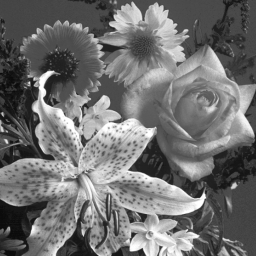
#> input picture flower.png, 256 x 256 px
$ python testbench.py
#> lines starting #> are read from the running program, lines starting #| are printed output that depends on the picture
### wm_space.py
import numpy as numpy
import numpy.random
import scipy as scipy

import cv2 as cv2

SINGLE_WINDOW=0 #block size: 16*16
DOUBLE_WINDOW=1 #block size: 32*32


def generate_watermark(image_in_all_the_people,const):
 b=numpy.random.randint(3,size=(numpy.shape(image_in_all_the_people)));
 b=numpy.multiply(b,(b!=2))-(b==2)
 #2 counts as -1
 b=b*const
 #rearanging the blocks of the watermark
 return b

def scramble_blocks(mat_in,block_height,block_width, key):
 dim=numpy.shape(mat_in)
 #print(dim)
 blocks_vert=scipy.uint8((dim[0])/block_height) #number of rows of blocks
 blocks_hor=scipy.uint8((dim[1])/block_width) #number of columns of blocks
 #key is divided in two parts.
 #the most significant digits determine th shift in the rows, and the least significant digits determine shift in rows
 key_sr=scipy.floor(key/10000) #rows shifted_by key_sr
 key_sc=key-(key_sr*10000)
 matrix_of_matrices=numpy.zeros((blocks_vert,blocks_hor,block_height,block_width))
 matrix_of_matrices2=numpy.zeros((blocks_vert,blocks_hor,block_height,block_width))
 matrix_buf=numpy.zeros(dim)
 matrix_out=numpy.zeros(dim)
 for i in range (blocks_vert):
  for j in range (blocks_hor):
   matrix_of_matrices[int((i+j*key_sc)%blocks_vert),int((j+key_sr)%blocks_hor),:,:]=mat_in[i*block_height:int((i+1)*block_height),j*block_width:int((j+1)*block_width)]
 for i in range (blocks_vert):
  for j in range (blocks_hor):
   matrix_buf[i*block_height:(i+1)*block_height, j*block_width:(j+1)*block_width]=matrix_of_matrices[i,j,:,:]
 for j in range (blocks_hor):
  for i in range (blocks_vert):
   matrix_of_matrices2[int((i+key_sc)%blocks_vert),int((j+i*key_sr+7)%blocks_hor),:,:]=matrix_buf[i*block_height:int((i+1)*block_height),j*block_width:int((j+1)*block_width)]
 for i in range (blocks_vert):
  for j in range (blocks_hor):
   matrix_out[i*block_height:(i+1)*block_height, j*block_width:(j+1)*block_width]=matrix_of_matrices2[i,j,:,:]
 return matrix_out


def add_wm_space(image_in_all_the_people,watermark,watermark_key,window_size): #adds_watermark in the space domain
 #rearanging the blocks of the watermark
 wm=watermark
 dim=numpy.shape(image_in_all_the_people)
 if(dim==numpy.shape(watermark)):
  added_wm=numpy.zeros(dim)
  if window_size==1:
   if (((dim[0]%32)!=0)and((dim[1]%32)!=0)):
    added_wm[0:(dim[0]-(dim[0]%32)),0:(dim[1]-(dim[1]%32))]=scramble_blocks(wm[0:(dim[0]-(dim[0]%32)),0:(dim[1]-(dim[1]%32))],32,32,watermark_key)
   elif((dim[0]%32!=0)):
    added_wm[0:(dim[0]-(dim[0]%32)),:]=scramble_blocks(wm[0:(dim[0]-(dim[0]%32)),:],32,32,watermark_key)
   elif((dim[1]%32!=0)):
    added_wm[:,0:(dim[1]-(dim[1]%32))]=scramble_blocks(wm[:,0:(dim[1]-(dim[1]%32))],32,32,watermark_key)
   else:
    added_wm=scramble_blocks(wm,32,32,watermark_key)

  else:
   if (((dim[0]%16)!=0)and((dim[1]%16)!=0)):
    added_wm[0:(dim[0]-(dim[0]%16)),0:(dim[1]-(dim[1]%16))]=scramble_blocks(wm[0:(dim[0]-(dim[0]%16)),0:(dim[1]-(dim[1]%16))],16,16,watermark_key)
   elif((dim[0]%16!=0)):
    added_wm[0:(dim[0]-(dim[0]%16)),:]=scramble_blocks(wm[0:(dim[0]-(dim[0]%16)),:],16,16,watermark_key)
   elif((dim[1]%16!=0)):
    added_wm[:,0:(dim[1]-(dim[1]%16))]=scramble_blocks(wm[:,0:(dim[1]-(dim[1]%16))],16,16,watermark_key)
   else:
    added_wm=scramble_blocks(wm,16,16,watermark_key)
  watermarked_image=image_in_all_the_people+added_wm
  return watermarked_image
 else:
  print("watermark and image dimentions must match")
  return image_in_all_the_people

# [70 lines left out: function check_watermark, not called in this run]

### testbench.py
import numpy
import scipy
import cv2
import wm_space

image=cv2.imread("flower.png",0)
#> image is the input picture: shape (256, 256); min 10, max 255, mean 112
#cv2.imwrite("Lena2.jpg",image)
wm=wm_space.generate_watermark(image,20)
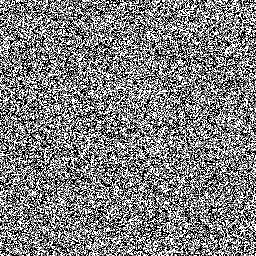
#> wm: shape (256, 256) int64; min -20, max 20, mean 0.0153; drawn with min black and max white
i=7678687
wmd_im=wm_space.add_wm_space(image,wm,7678687,1)
#> (the run stopped early here; a loop or call above may not have finished)
